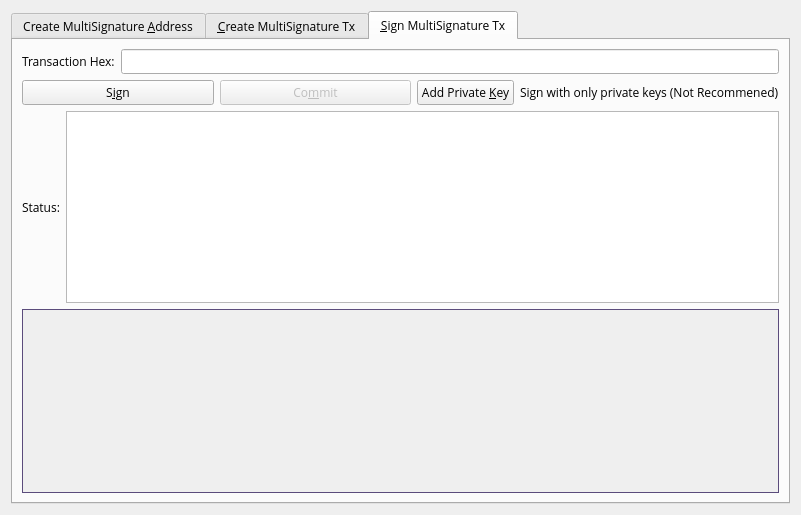
<?xml version="1.0" encoding="UTF-8"?>
<ui version="4.0">
 <class>MultisigDialog</class>
 <widget class="QDialog" name="MultisigDialog">
  <property name="geometry">
   <rect>
    <x>0</x>
    <y>0</y>
    <width>801</width>
    <height>515</height>
   </rect>
  </property>
  <property name="sizePolicy">
   <sizepolicy hsizetype="Fixed" vsizetype="Fixed">
    <horstretch>0</horstretch>
    <verstretch>0</verstretch>
   </sizepolicy>
  </property>
  <property name="windowTitle">
   <string>Multisignature Address Interactions</string>
  </property>
  <layout class="QVBoxLayout" name="verticalLayout_8">
   <item>
    <widget class="QTabWidget" name="multisigTabWidget">
     <property name="font">
      <font>
       <family>Open Sans</family>
      </font>
     </property>
     <property name="styleSheet">
      <string notr="true">QScrollArea{border: 1px solid #5b4c7c;}</string>
     </property>
     <property name="currentIndex">
      <number>2</number>
     </property>
     <widget class="QWidget" name="addMultisigTab">
      <property name="sizePolicy">
       <sizepolicy hsizetype="Minimum" vsizetype="Minimum">
        <horstretch>0</horstretch>
        <verstretch>0</verstretch>
       </sizepolicy>
      </property>
      <attribute name="title">
       <string>Create MultiSignature &amp;Address</string>
      </attribute>
      <layout class="QVBoxLayout" name="verticalLayout">
       <item>
        <layout class="QHBoxLayout" name="enterMLayout">
         <item>
          <widget class="QSpinBox" name="enterMSpinbox">
           <property name="sizePolicy">
            <sizepolicy hsizetype="Fixed" vsizetype="Fixed">
             <horstretch>0</horstretch>
             <verstretch>0</verstretch>
            </sizepolicy>
           </property>
           <property name="toolTip">
            <string>How many people must sign to verify a transaction</string>
           </property>
           <property name="minimum">
            <number>1</number>
           </property>
           <property name="maximum">
            <number>15</number>
           </property>
           <property name="value">
            <number>1</number>
           </property>
          </widget>
         </item>
         <item>
          <widget class="QLabel" name="enterMLabel">
           <property name="font">
            <font>
             <family>Open Sans</family>
            </font>
           </property>
           <property name="text">
            <string>Enter the minimum number of signatures required to sign transactions</string>
           </property>
          </widget>
         </item>
        </layout>
       </item>
       <item>
        <layout class="QHBoxLayout" name="addressLabelLayout">
         <item>
          <widget class="QLabel" name="addressLableLabel">
           <property name="font">
            <font>
             <family>Open Sans</family>
            </font>
           </property>
           <property name="text">
            <string>Address Label:</string>
           </property>
          </widget>
         </item>
         <item>
          <widget class="QLineEdit" name="multisigAddressLabel">
           <property name="font">
            <font>
             <family>Open Sans</family>
            </font>
           </property>
          </widget>
         </item>
        </layout>
       </item>
       <item>
        <layout class="QHBoxLayout" name="addAddressLayout">
         <item>
          <widget class="QPushButton" name="addAddressButton">
           <property name="font">
            <font>
             <family>Open Sans</family>
            </font>
           </property>
           <property name="toolTip">
            <string>Add another address that could sign to verify a transaction from the multisig address.</string>
           </property>
           <property name="text">
            <string>&amp;Add Address / Key</string>
           </property>
           <property name="icon">
            <iconset resource="../dystem.qrc">
             <normaloff>:/icons/add</normaloff>:/icons/add</iconset>
           </property>
           <property name="autoDefault">
            <bool>false</bool>
           </property>
          </widget>
         </item>
         <item>
          <widget class="QLabel" name="addAddressLabel">
           <property name="sizePolicy">
            <sizepolicy hsizetype="Preferred" vsizetype="Fixed">
             <horstretch>0</horstretch>
             <verstretch>0</verstretch>
            </sizepolicy>
           </property>
           <property name="font">
            <font>
             <family>Open Sans</family>
            </font>
           </property>
           <property name="text">
            <string>Local addresses or public keys that can sign:</string>
           </property>
          </widget>
         </item>
         <item>
          <spacer name="addAddressSpacer_2">
           <property name="orientation">
            <enum>Qt::Horizontal</enum>
           </property>
           <property name="sizeHint" stdset="0">
            <size>
             <width>40</width>
             <height>10</height>
            </size>
           </property>
          </spacer>
         </item>
        </layout>
       </item>
       <item>
        <widget class="QScrollArea" name="addAddressScrollArea">
         <property name="sizePolicy">
          <sizepolicy hsizetype="Preferred" vsizetype="Expanding">
           <horstretch>0</horstretch>
           <verstretch>0</verstretch>
          </sizepolicy>
         </property>
         <property name="widgetResizable">
          <bool>true</bool>
         </property>
         <widget class="QWidget" name="addAddressWidget">
          <property name="geometry">
           <rect>
            <x>0</x>
            <y>0</y>
            <width>729</width>
            <height>119</height>
           </rect>
          </property>
          <layout class="QVBoxLayout" name="verticalLayout_5">
           <item>
            <layout class="QVBoxLayout" name="addressList"/>
           </item>
           <item>
            <spacer name="verticalSpacer">
             <property name="orientation">
              <enum>Qt::Vertical</enum>
             </property>
             <property name="sizeHint" stdset="0">
              <size>
               <width>20</width>
               <height>40</height>
              </size>
             </property>
            </spacer>
           </item>
          </layout>
         </widget>
        </widget>
       </item>
       <item>
        <layout class="QHBoxLayout" name="addMultisigLayout">
         <item>
          <widget class="QPushButton" name="addMultisigButton">
           <property name="sizePolicy">
            <sizepolicy hsizetype="Preferred" vsizetype="Fixed">
             <horstretch>0</horstretch>
             <verstretch>0</verstretch>
            </sizepolicy>
           </property>
           <property name="font">
            <font>
             <family>Open Sans</family>
            </font>
           </property>
           <property name="toolTip">
            <string>Create a new multisig address</string>
           </property>
           <property name="toolTipDuration">
            <number>-3</number>
           </property>
           <property name="text">
            <string>C&amp;reate</string>
           </property>
           <property name="icon">
            <iconset resource="../dystem.qrc">
             <normaloff>:/icons/filesave</normaloff>:/icons/filesave</iconset>
           </property>
           <property name="autoDefault">
            <bool>false</bool>
           </property>
          </widget>
         </item>
         <item>
          <widget class="QLabel" name="label">
           <property name="font">
            <font>
             <family>Open Sans</family>
            </font>
           </property>
           <property name="text">
            <string>Status:</string>
           </property>
          </widget>
         </item>
         <item>
          <widget class="QTextEdit" name="addMultisigStatus">
           <property name="sizePolicy">
            <sizepolicy hsizetype="Expanding" vsizetype="Fixed">
             <horstretch>0</horstretch>
             <verstretch>0</verstretch>
            </sizepolicy>
           </property>
           <property name="maximumSize">
            <size>
             <width>16777215</width>
             <height>75</height>
            </size>
           </property>
           <property name="font">
            <font>
             <family>Open Sans</family>
            </font>
           </property>
           <property name="readOnly">
            <bool>true</bool>
           </property>
           <property name="textInteractionFlags">
            <set>Qt::TextSelectableByKeyboard|Qt::TextSelectableByMouse</set>
           </property>
          </widget>
         </item>
        </layout>
       </item>
       <item>
        <widget class="QLabel" name="label_2">
         <property name="sizePolicy">
          <sizepolicy hsizetype="Preferred" vsizetype="Preferred">
           <horstretch>0</horstretch>
           <verstretch>0</verstretch>
          </sizepolicy>
         </property>
         <property name="font">
          <font>
           <family>Open Sans</family>
          </font>
         </property>
         <property name="text">
          <string>Use below to quickly import an address by its redeem. Don't forget to add a label before clicking import!
Keep in mind, the wallet will rescan the blockchain to find transactions containing the new address.
Please be patient after clicking import.</string>
         </property>
         <property name="scaledContents">
          <bool>false</bool>
         </property>
         <property name="wordWrap">
          <bool>true</bool>
         </property>
        </widget>
       </item>
       <item>
        <layout class="QHBoxLayout" name="importLayout">
         <item>
          <widget class="QPushButton" name="importAddressButton">
           <property name="sizePolicy">
            <sizepolicy hsizetype="Fixed" vsizetype="Fixed">
             <horstretch>0</horstretch>
             <verstretch>0</verstretch>
            </sizepolicy>
           </property>
           <property name="font">
            <font>
             <family>Open Sans</family>
            </font>
           </property>
           <property name="text">
            <string>&amp;Import Redeem</string>
           </property>
           <property name="icon">
            <iconset resource="../dystem.qrc">
             <normaloff>:/icons/receiving_addresses</normaloff>:/icons/receiving_addresses</iconset>
           </property>
          </widget>
         </item>
         <item>
          <widget class="QLineEdit" name="importRedeem">
           <property name="sizePolicy">
            <sizepolicy hsizetype="Preferred" vsizetype="Fixed">
             <horstretch>0</horstretch>
             <verstretch>0</verstretch>
            </sizepolicy>
           </property>
           <property name="font">
            <font>
             <family>Open Sans</family>
            </font>
           </property>
          </widget>
         </item>
        </layout>
       </item>
      </layout>
     </widget>
     <widget class="QWidget" name="createTransactionTab">
      <attribute name="title">
       <string>&amp;Create MultiSignature Tx</string>
      </attribute>
      <layout class="QVBoxLayout" name="verticalLayout_3">
       <item>
        <layout class="QHBoxLayout" name="horizontalLayout_2">
         <item>
          <layout class="QVBoxLayout" name="createTxLayout">
           <item>
            <layout class="QHBoxLayout" name="addTxInputLayout">
             <item>
              <widget class="QLabel" name="addTxInputLabel">
               <property name="sizePolicy">
                <sizepolicy hsizetype="Fixed" vsizetype="Preferred">
                 <horstretch>0</horstretch>
                 <verstretch>0</verstretch>
                </sizepolicy>
               </property>
               <property name="font">
                <font>
                 <family>Open Sans</family>
                </font>
               </property>
               <property name="text">
                <string>Inputs:</string>
               </property>
              </widget>
             </item>
             <item>
              <widget class="QPushButton" name="pushButtonCoinControl">
               <property name="sizePolicy">
                <sizepolicy hsizetype="Preferred" vsizetype="Fixed">
                 <horstretch>0</horstretch>
                 <verstretch>0</verstretch>
                </sizepolicy>
               </property>
               <property name="font">
                <font>
                 <family>Open Sans</family>
                </font>
               </property>
               <property name="text">
                <string>Coin Control</string>
               </property>
              </widget>
             </item>
             <item>
              <layout class="QFormLayout" name="formLayout_2">
               <property name="rightMargin">
                <number>10</number>
               </property>
               <item row="0" column="0">
                <widget class="QLabel" name="labelQuantity">
                 <property name="font">
                  <font>
                   <family>Open Sans</family>
                  </font>
                 </property>
                 <property name="text">
                  <string>Quantity Selected:</string>
                 </property>
                </widget>
               </item>
               <item row="0" column="1">
                <widget class="QLabel" name="labelQuantity_int">
                 <property name="font">
                  <font>
                   <family>Open Sans</family>
                  </font>
                 </property>
                 <property name="text">
                  <string>0</string>
                 </property>
                </widget>
               </item>
               <item row="1" column="0">
                <widget class="QLabel" name="labelAmount">
                 <property name="font">
                  <font>
                   <family>Open Sans</family>
                  </font>
                 </property>
                 <property name="text">
                  <string>Amount:</string>
                 </property>
                </widget>
               </item>
               <item row="1" column="1">
                <widget class="QLabel" name="labelAmount_int">
                 <property name="font">
                  <font>
                   <family>Open Sans</family>
                  </font>
                 </property>
                 <property name="text">
                  <string>0</string>
                 </property>
                </widget>
               </item>
              </layout>
             </item>
             <item>
              <widget class="QPushButton" name="addInputButton">
               <property name="sizePolicy">
                <sizepolicy hsizetype="Preferred" vsizetype="Fixed">
                 <horstretch>0</horstretch>
                 <verstretch>0</verstretch>
                </sizepolicy>
               </property>
               <property name="font">
                <font>
                 <family>Open Sans</family>
                </font>
               </property>
               <property name="toolTip">
                <string>Add an input to fund the outputs</string>
               </property>
               <property name="text">
                <string>Add a Raw Input</string>
               </property>
               <property name="icon">
                <iconset resource="../dystem.qrc">
                 <normaloff>:/css/default</normaloff>:/css/default</iconset>
               </property>
              </widget>
             </item>
            </layout>
           </item>
           <item>
            <widget class="QScrollArea" name="txInputsScrollArea">
             <property name="sizePolicy">
              <sizepolicy hsizetype="Preferred" vsizetype="Expanding">
               <horstretch>0</horstretch>
               <verstretch>0</verstretch>
              </sizepolicy>
             </property>
             <property name="widgetResizable">
              <bool>true</bool>
             </property>
             <widget class="QWidget" name="txInputsWidget">
              <property name="geometry">
               <rect>
                <x>0</x>
                <y>0</y>
                <width>713</width>
                <height>116</height>
               </rect>
              </property>
              <layout class="QVBoxLayout" name="verticalLayout_7">
               <item>
                <layout class="QVBoxLayout" name="inputsList"/>
               </item>
               <item>
                <spacer name="txInputsSpacer">
                 <property name="orientation">
                  <enum>Qt::Vertical</enum>
                 </property>
                 <property name="sizeHint" stdset="0">
                  <size>
                   <width>20</width>
                   <height>80</height>
                  </size>
                 </property>
                </spacer>
               </item>
              </layout>
             </widget>
            </widget>
           </item>
           <item>
            <layout class="QHBoxLayout" name="addDestinationLayout">
             <item>
              <widget class="QLabel" name="addDestinationLabel">
               <property name="font">
                <font>
                 <family>Open Sans</family>
                </font>
               </property>
               <property name="text">
                <string>Address / Amount:</string>
               </property>
              </widget>
             </item>
             <item>
              <widget class="QPushButton" name="addDestinationButton">
               <property name="sizePolicy">
                <sizepolicy hsizetype="Fixed" vsizetype="Fixed">
                 <horstretch>0</horstretch>
                 <verstretch>0</verstretch>
                </sizepolicy>
               </property>
               <property name="font">
                <font>
                 <family>Open Sans</family>
                </font>
               </property>
               <property name="toolTip">
                <string>Add destinations to send DTEM to</string>
               </property>
               <property name="text">
                <string>Add &amp;Destination</string>
               </property>
               <property name="icon">
                <iconset resource="../dystem.qrc">
                 <normaloff>:/icons/add</normaloff>:/icons/add</iconset>
               </property>
              </widget>
             </item>
             <item>
              <spacer name="addDestinationHorizontalSpacer">
               <property name="orientation">
                <enum>Qt::Horizontal</enum>
               </property>
               <property name="sizeHint" stdset="0">
                <size>
                 <width>40</width>
                 <height>20</height>
                </size>
               </property>
              </spacer>
             </item>
            </layout>
           </item>
           <item>
            <widget class="QScrollArea" name="destionationsScrollArea">
             <property name="sizePolicy">
              <sizepolicy hsizetype="Expanding" vsizetype="Expanding">
               <horstretch>0</horstretch>
               <verstretch>0</verstretch>
              </sizepolicy>
             </property>
             <property name="widgetResizable">
              <bool>true</bool>
             </property>
             <widget class="QWidget" name="destinationsScrollAreaContents">
              <property name="geometry">
               <rect>
                <x>0</x>
                <y>0</y>
                <width>713</width>
                <height>96</height>
               </rect>
              </property>
              <layout class="QVBoxLayout" name="verticalLayout_11">
               <item>
                <layout class="QVBoxLayout" name="destinationsList"/>
               </item>
               <item>
                <spacer name="destinationsSpacer">
                 <property name="orientation">
                  <enum>Qt::Vertical</enum>
                 </property>
                 <property name="sizeHint" stdset="0">
                  <size>
                   <width>20</width>
                   <height>20</height>
                  </size>
                 </property>
                </spacer>
               </item>
              </layout>
             </widget>
            </widget>
           </item>
           <item>
            <layout class="QHBoxLayout" name="horizontalLayout_4">
             <item>
              <widget class="QPushButton" name="createButton">
               <property name="sizePolicy">
                <sizepolicy hsizetype="Fixed" vsizetype="Fixed">
                 <horstretch>0</horstretch>
                 <verstretch>0</verstretch>
                </sizepolicy>
               </property>
               <property name="minimumSize">
                <size>
                 <width>150</width>
                 <height>0</height>
                </size>
               </property>
               <property name="font">
                <font>
                 <family>Open Sans</family>
                </font>
               </property>
               <property name="toolTip">
                <string>Create a transaction object using the given inputs to the given outputs</string>
               </property>
               <property name="text">
                <string>Cr&amp;eate</string>
               </property>
               <property name="icon">
                <iconset resource="../dystem.qrc">
                 <normaloff>:/icons/export</normaloff>:/icons/export</iconset>
               </property>
               <property name="autoDefault">
                <bool>false</bool>
               </property>
               <property name="default">
                <bool>true</bool>
               </property>
              </widget>
             </item>
             <item>
              <widget class="QLabel" name="createButtonLabel">
               <property name="sizePolicy">
                <sizepolicy hsizetype="Fixed" vsizetype="Preferred">
                 <horstretch>0</horstretch>
                 <verstretch>0</verstretch>
                </sizepolicy>
               </property>
               <property name="font">
                <font>
                 <family>Open Sans</family>
                </font>
               </property>
               <property name="text">
                <string>Status:</string>
               </property>
               <property name="alignment">
                <set>Qt::AlignRight|Qt::AlignTrailing|Qt::AlignVCenter</set>
               </property>
              </widget>
             </item>
             <item>
              <widget class="QTextEdit" name="createButtonStatus">
               <property name="sizePolicy">
                <sizepolicy hsizetype="Expanding" vsizetype="Minimum">
                 <horstretch>0</horstretch>
                 <verstretch>0</verstretch>
                </sizepolicy>
               </property>
               <property name="maximumSize">
                <size>
                 <width>16777215</width>
                 <height>16777215</height>
                </size>
               </property>
               <property name="font">
                <font>
                 <family>Open Sans</family>
                </font>
               </property>
               <property name="sizeAdjustPolicy">
                <enum>QAbstractScrollArea::AdjustToContents</enum>
               </property>
               <property name="readOnly">
                <bool>true</bool>
               </property>
              </widget>
             </item>
            </layout>
           </item>
          </layout>
         </item>
         <item>
          <layout class="QHBoxLayout" name="horizontalLayout_3"/>
         </item>
        </layout>
       </item>
      </layout>
     </widget>
     <widget class="QWidget" name="signMultisigTransaction">
      <property name="styleSheet">
       <string notr="true">txScrollArea:{
	border: 1px solid #5b4c7c;
}
keyScrollArea:{
	border: 1px solid #5b4c7c;
}
txScrollArea:{
	border: 1px solid #5b4c7c;
}</string>
      </property>
      <attribute name="title">
       <string>&amp;Sign MultiSignature Tx</string>
      </attribute>
      <layout class="QVBoxLayout" name="verticalLayout_4">
       <item>
        <layout class="QHBoxLayout" name="transactionHexLayout">
         <item>
          <widget class="QLabel" name="transactionHexLabel">
           <property name="font">
            <font>
             <family>Open Sans</family>
            </font>
           </property>
           <property name="text">
            <string>Transaction Hex:</string>
           </property>
          </widget>
         </item>
         <item>
          <widget class="QLineEdit" name="transactionHex">
           <property name="font">
            <font>
             <family>Open Sans</family>
            </font>
           </property>
           <property name="toolTip">
            <string/>
           </property>
          </widget>
         </item>
        </layout>
       </item>
       <item>
        <layout class="QHBoxLayout" name="horizontalLayout">
         <item>
          <layout class="QVBoxLayout" name="verticalLayout_2">
           <item>
            <layout class="QHBoxLayout" name="horizontalLayout_7">
             <item>
              <widget class="QPushButton" name="signButton">
               <property name="sizePolicy">
                <sizepolicy hsizetype="Preferred" vsizetype="Fixed">
                 <horstretch>0</horstretch>
                 <verstretch>0</verstretch>
                </sizepolicy>
               </property>
               <property name="minimumSize">
                <size>
                 <width>150</width>
                 <height>0</height>
                </size>
               </property>
               <property name="font">
                <font>
                 <family>Open Sans</family>
                </font>
               </property>
               <property name="toolTip">
                <string>Sign the transaction from this wallet or from provided private keys</string>
               </property>
               <property name="text">
                <string>S&amp;ign</string>
               </property>
               <property name="icon">
                <iconset resource="../dystem.qrc">
                 <normaloff>:/icons/edit</normaloff>:/icons/edit</iconset>
               </property>
               <property name="autoDefault">
                <bool>false</bool>
               </property>
               <property name="default">
                <bool>true</bool>
               </property>
              </widget>
             </item>
             <item>
              <widget class="QPushButton" name="commitButton">
               <property name="enabled">
                <bool>false</bool>
               </property>
               <property name="sizePolicy">
                <sizepolicy hsizetype="Preferred" vsizetype="Fixed">
                 <horstretch>0</horstretch>
                 <verstretch>0</verstretch>
                </sizepolicy>
               </property>
               <property name="font">
                <font>
                 <family>Open Sans</family>
                </font>
               </property>
               <property name="toolTip">
                <string>&lt;html&gt;&lt;head/&gt;&lt;body&gt;&lt;p&gt;DISABLED until transaction has been signed enough times.&lt;/p&gt;&lt;/body&gt;&lt;/html&gt;</string>
               </property>
               <property name="autoFillBackground">
                <bool>false</bool>
               </property>
               <property name="text">
                <string>Co&amp;mmit</string>
               </property>
               <property name="icon">
                <iconset resource="../dystem.qrc">
                 <normaloff>:/icons/send</normaloff>:/icons/send</iconset>
               </property>
               <property name="autoDefault">
                <bool>true</bool>
               </property>
              </widget>
             </item>
             <item>
              <layout class="QHBoxLayout" name="addPrivKeyLayout">
               <item>
                <widget class="QPushButton" name="addPrivKeyButton">
                 <property name="sizePolicy">
                  <sizepolicy hsizetype="Fixed" vsizetype="Fixed">
                   <horstretch>0</horstretch>
                   <verstretch>0</verstretch>
                  </sizepolicy>
                 </property>
                 <property name="font">
                  <font>
                   <family>Open Sans</family>
                  </font>
                 </property>
                 <property name="toolTip">
                  <string>Add private keys to sign the transaction with</string>
                 </property>
                 <property name="text">
                  <string>Add Private &amp;Key</string>
                 </property>
                 <property name="icon">
                  <iconset resource="../dystem.qrc">
                   <normaloff>:/icons/add</normaloff>:/icons/add</iconset>
                 </property>
                </widget>
               </item>
               <item>
                <widget class="QLabel" name="addPrivKeyLabel">
                 <property name="font">
                  <font>
                   <family>Open Sans</family>
                  </font>
                 </property>
                 <property name="text">
                  <string>Sign with only private keys (Not Recommened)</string>
                 </property>
                </widget>
               </item>
              </layout>
             </item>
            </layout>
           </item>
           <item>
            <layout class="QHBoxLayout" name="horizontalLayout_5">
             <item>
              <widget class="QLabel" name="signButtonStatusLabel">
               <property name="font">
                <font>
                 <family>Open Sans</family>
                </font>
               </property>
               <property name="text">
                <string>Status:</string>
               </property>
              </widget>
             </item>
             <item>
              <widget class="QTextEdit" name="signButtonStatus">
               <property name="sizePolicy">
                <sizepolicy hsizetype="Expanding" vsizetype="Preferred">
                 <horstretch>0</horstretch>
                 <verstretch>0</verstretch>
                </sizepolicy>
               </property>
               <property name="maximumSize">
                <size>
                 <width>16777215</width>
                 <height>16777215</height>
                </size>
               </property>
               <property name="font">
                <font>
                 <family>Open Sans</family>
                </font>
               </property>
               <property name="verticalScrollBarPolicy">
                <enum>Qt::ScrollBarAsNeeded</enum>
               </property>
               <property name="readOnly">
                <bool>true</bool>
               </property>
               <property name="textInteractionFlags">
                <set>Qt::TextSelectableByKeyboard|Qt::TextSelectableByMouse</set>
               </property>
              </widget>
             </item>
            </layout>
           </item>
           <item>
            <widget class="QScrollArea" name="keyScrollArea">
             <property name="sizePolicy">
              <sizepolicy hsizetype="Expanding" vsizetype="Expanding">
               <horstretch>0</horstretch>
               <verstretch>0</verstretch>
              </sizepolicy>
             </property>
             <property name="sizeAdjustPolicy">
              <enum>QAbstractScrollArea::AdjustToContents</enum>
             </property>
             <property name="widgetResizable">
              <bool>true</bool>
             </property>
             <widget class="QWidget" name="keyScrollAreaContents">
              <property name="geometry">
               <rect>
                <x>0</x>
                <y>0</y>
                <width>725</width>
                <height>139</height>
               </rect>
              </property>
              <layout class="QVBoxLayout" name="verticalLayout_9">
               <item>
                <layout class="QVBoxLayout" name="keyList"/>
               </item>
               <item>
                <spacer name="keySpacer">
                 <property name="orientation">
                  <enum>Qt::Vertical</enum>
                 </property>
                 <property name="sizeHint" stdset="0">
                  <size>
                   <width>20</width>
                   <height>20</height>
                  </size>
                 </property>
                </spacer>
               </item>
              </layout>
             </widget>
            </widget>
           </item>
          </layout>
         </item>
        </layout>
       </item>
      </layout>
     </widget>
    </widget>
   </item>
  </layout>
 </widget>
 <resources>
  <include location="../dystem.qrc"/>
 </resources>
 <connections/>
</ui>
